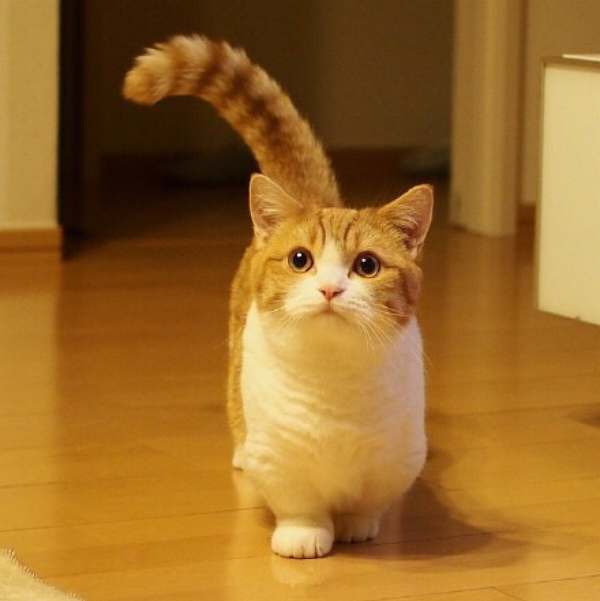
#> input picture App/detect_project/images/cat.jpeg, 1200 x 1202 px (shown at 1/2 size)
$ python -i image_preprocess.py   (imports and definitions only)
#> lines starting #> are read from the running program, lines starting #| are printed output that depends on the picture
#> further down, picture is the input picture: shape (1202, 1200, 3); mean B, G, R 40.5, 105.8, 153.7
import cv2  #opencv-python==3.4.2.16, opencv-contrib-python==3.4.2.16
import numpy as np
from PIL import Image, ImageEnhance, ImageStat
import matplotlib.pyplot as plt
from numba import jit
import os
import pyexiv2
import preprocess.image_dehaze as idh
from offlineTask.models import SingleImagePreprocessInfo, OfflineTask


# [248 lines left out: functions saveSinglePreprocess, getImgList, gamma_trans, hist_equal, hist_equal_CLAHE, hist_match and 9 more, not called in this run]


######################################################


######################################################
# 图像白平衡处理
def WhiteBlance(img, mode=1):
    """白平衡处理（默认为1均值、2灰度世界、3基于图像分析的偏色检测及颜色校正、4动态阈值）"""
#> called with mode = 1
    # 读取图像
    b, g, r = cv2.split(img)
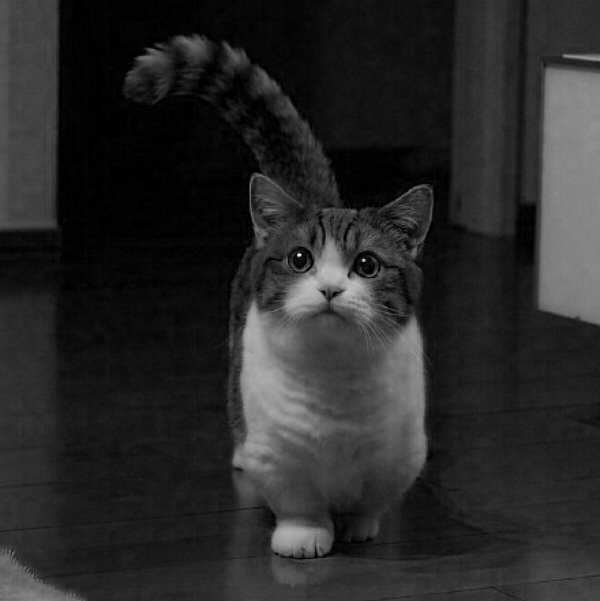
#> b: shape (1202, 1200) (shown at 1/2 size); min 0, max 246, mean 40.5
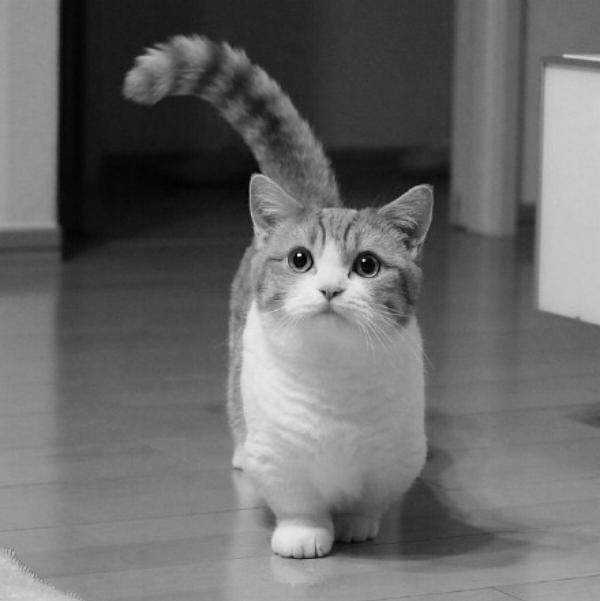
#> g: shape (1202, 1200) (shown at 1/2 size); min 0, max 248, mean 105.8
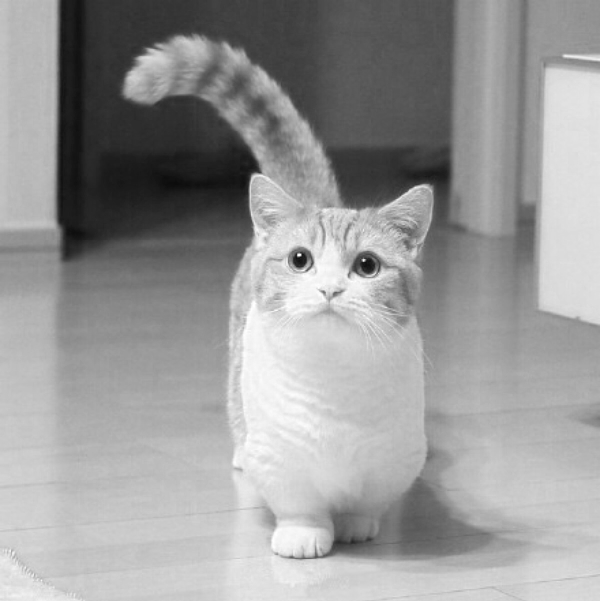
#> r: shape (1202, 1200) (shown at 1/2 size); min 8, max 255, mean 153.7
    # 均值变为三通道
    h, w, _ = img.shape
#> h = 1202; w = 1200
    if mode == 2:
        # 灰度世界假设
        b_avg, g_avg, r_avg = cv2.mean(b)[0], cv2.mean(g)[0], cv2.mean(r)[0]
        # 需要调整的RGB分量的增益
        k = (b_avg + g_avg + r_avg) / 3
        kb, kg, kr = k / b_avg, k / g_avg, k / r_avg
        ba, ga, ra = b * kb, g * kg, r * kr

        output_img = cv2.merge([ba, ga, ra])
    elif mode == 3:
        # 基于图像分析的偏色检测及颜色校正
        I_b_2, I_r_2 = np.double(b) ** 2, np.double(r) ** 2
        sum_I_b_2, sum_I_r_2 = np.sum(I_b_2), np.sum(I_r_2)
        sum_I_b, sum_I_g, sum_I_r = np.sum(b), np.sum(g), np.sum(r)
        max_I_b, max_I_g, max_I_r = np.max(b), np.max(g), np.max(r)
        max_I_b_2, max_I_r_2 = np.max(I_b_2), np.max(I_r_2)
        [u_b, v_b] = np.matmul(np.linalg.inv([[sum_I_b_2, sum_I_b], [max_I_b_2, max_I_b]]), [sum_I_g, max_I_g])
        [u_r, v_r] = np.matmul(np.linalg.inv([[sum_I_r_2, sum_I_r], [max_I_r_2, max_I_r]]), [sum_I_g, max_I_g])
        b0 = np.uint8(u_b * (np.double(b) ** 2) + v_b * b)
        r0 = np.uint8(u_r * (np.double(r) ** 2) + v_r * r)
        output_img = cv2.merge([b0, g, r0])
    elif mode == 4:
        # 动态阈值算法 ---- 白点检测和白点调整
        # 只是白点检测不是与完美反射算法相同的认为最亮的点为白点，而是通过另外的规则确定
        # [7 lines left out: function con_num, not called in this run]

        yuv_img = cv2.cvtColor(img, cv2.COLOR_BGR2YCrCb)
        # YUV空间
        (y, u, v) = cv2.split(yuv_img)
        max_y = np.max(y.flatten())
        sum_u, sum_v = np.sum(u), np.sum(v)
        avl_u, avl_v = sum_u / (h * w), sum_v / (h * w)
        du, dv = np.sum(np.abs(u - avl_u)), np.sum(np.abs(v - avl_v))
        avl_du, avl_dv = du / (h * w), dv / (h * w)
        radio = 0.5  # 如果该值过大过小，色温向两极端发展

        valuekey = np.where((np.abs(u - (avl_u + avl_du * con_num(avl_u))) < radio * avl_du)
                            | (np.abs(v - (avl_v + avl_dv * con_num(avl_v))) < radio * avl_dv))
        num_y, yhistogram = np.zeros((h, w)), np.zeros(256)
        num_y[valuekey] = np.uint8(y[valuekey])
        yhistogram = np.bincount(np.uint8(num_y[valuekey].flatten()), minlength=256)
        ysum = len(valuekey[0])
        Y = 255
        num, key = 0, 0
        while Y >= 0:
            num += yhistogram[Y]
            if num > 0.1 * ysum:  # 取前10%的亮点为计算值，如果该值过大易过曝光，该值过小调整幅度小
                key = Y
                break
            Y = Y - 1

        sumkey = np.where(num_y > key)
        sum_b, sum_g, sum_r = np.sum(b[sumkey]), np.sum(g[sumkey]), np.sum(r[sumkey])
        num_rgb = len(sumkey[0])

        b0 = np.double(b) * int(max_y) / (sum_b / num_rgb)
        g0 = np.double(g) * int(max_y) / (sum_g / num_rgb)
        r0 = np.double(r) * int(max_y) / (sum_r / num_rgb)

        output_img = cv2.merge([b0, g0, r0])
    else:
        # 默认均值  ---- 简单的求均值白平衡法
        b_avg, g_avg, r_avg = cv2.mean(b)[0], cv2.mean(g)[0], cv2.mean(r)[0]
#> b_avg = 40.51; g_avg = 105.8; r_avg = 153.7
        # 求各个通道所占增益
        k = (b_avg + g_avg + r_avg) / 3
#> k = 99.98
        kb, kg, kr = k / b_avg, k / g_avg, k / r_avg
#> kb = 2.47; kg = 0.945; kr = 0.651
        b = cv2.addWeighted(src1=b, alpha=kb, src2=0, beta=0, gamma=0)
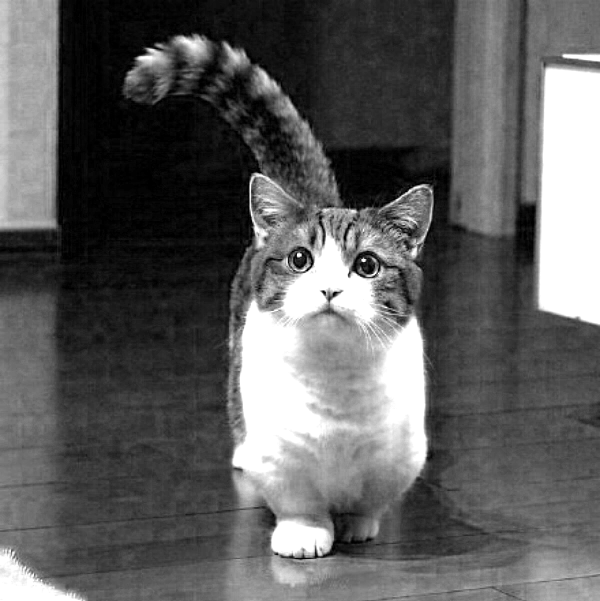
#> b: shape (1202, 1200) (shown at 1/2 size); min 0, max 255, mean 93.6
        g = cv2.addWeighted(src1=g, alpha=kg, src2=0, beta=0, gamma=0)
        r = cv2.addWeighted(src1=r, alpha=kr, src2=0, beta=0, gamma=0)
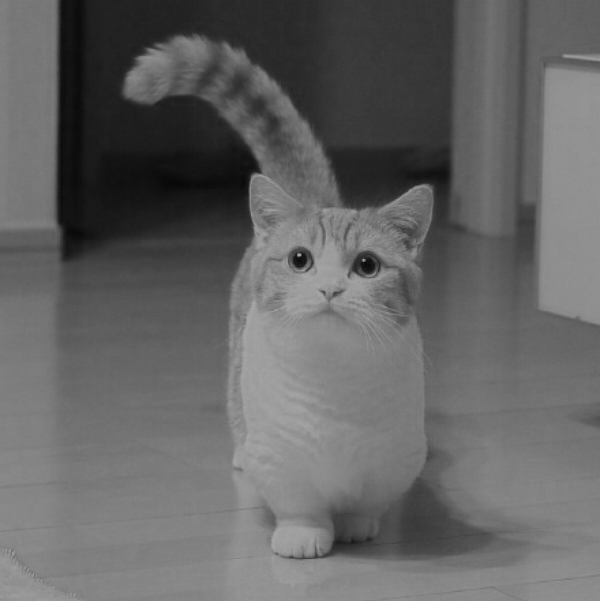
#> r: shape (1202, 1200) (shown at 1/2 size); min 5, max 166, mean 100
        output_img = cv2.merge([b, g, r])
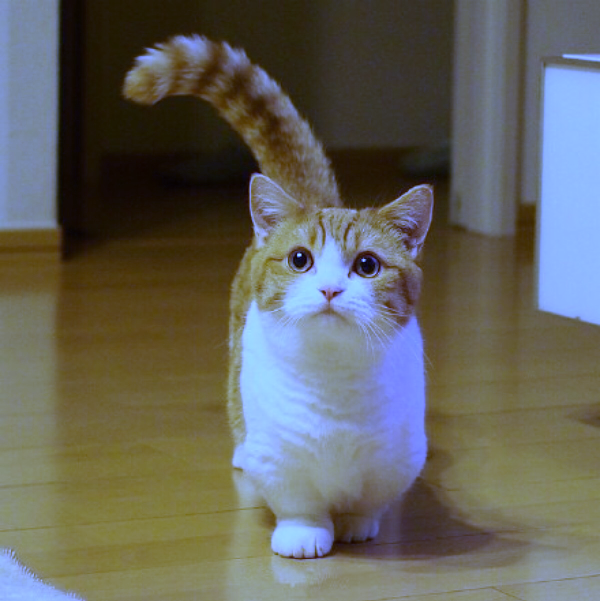
#> output_img: shape (1202, 1200, 3) (shown at 1/2 size); mean B, G, R 93.6, 100, 100
    output_img = np.uint8(np.clip(output_img, 0, 255))
    return output_img


######################################################

# [28 lines left out: functions copy_img_exif, Show_Img, not called in this run]


# [31 lines not run here, left out]

# [33 lines left out: function preprocess_handle, not called in this run]

>>> import cv2
>>> picture = cv2.imread('../App/detect_project/images/cat.jpeg')
>>> result = WhiteBlance(picture)

$ run again, on App/detect_project/images/gargouille.jpg
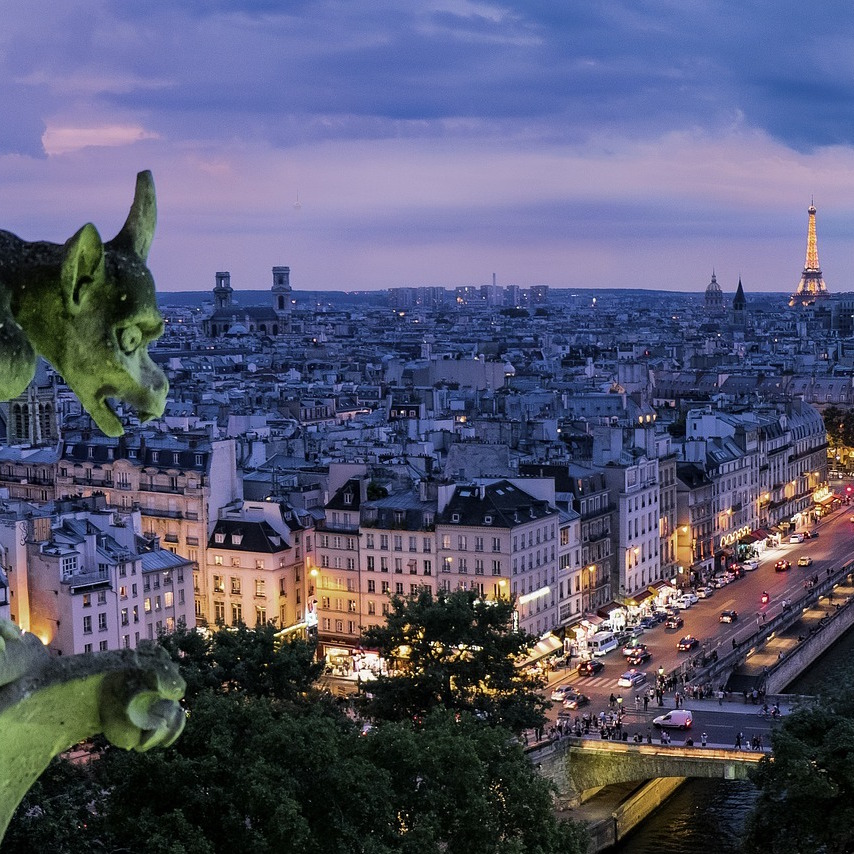
#> input picture App/detect_project/images/gargouille.jpg, 854 x 854 px
#> picture is the input picture: shape (854, 854, 3); mean B, G, R 113.3, 87.6, 86.9
#> in WhiteBlance, `b, g, r = cv2.split(img)`:
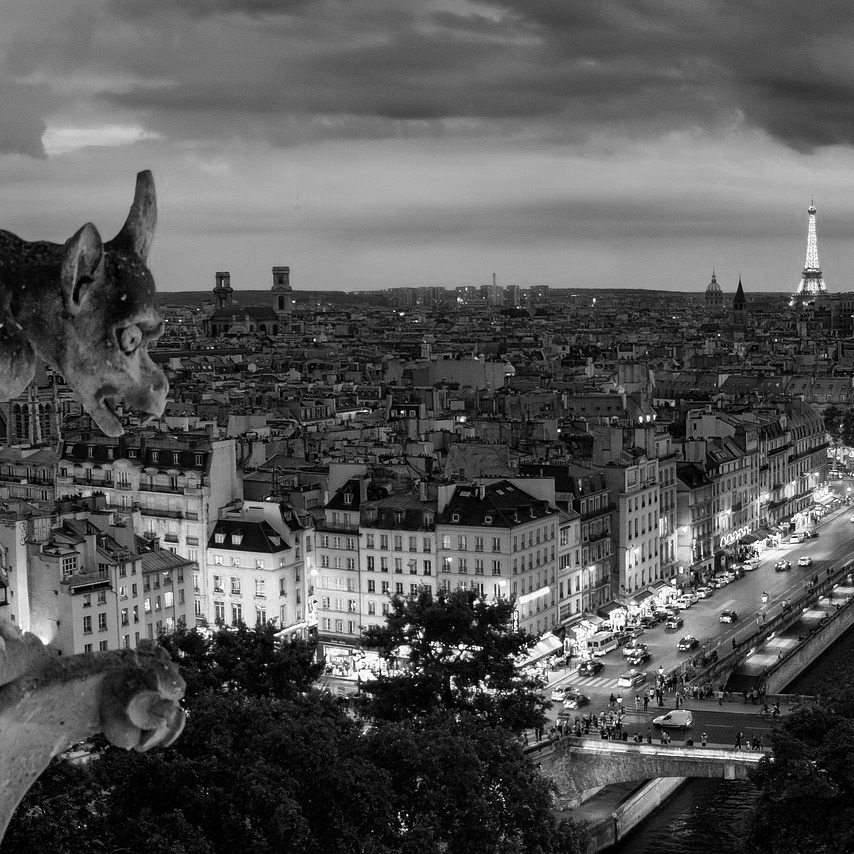
#> r: shape (854, 854); min 0, max 255, mean 86.9
#> b_avg = 113.3; g_avg = 87.64; r_avg = 86.93
#> k = 95.97
#> kb = 0.847; kg = 1.1
#> in WhiteBlance, `output_img = cv2.merge([b, g, r])`:
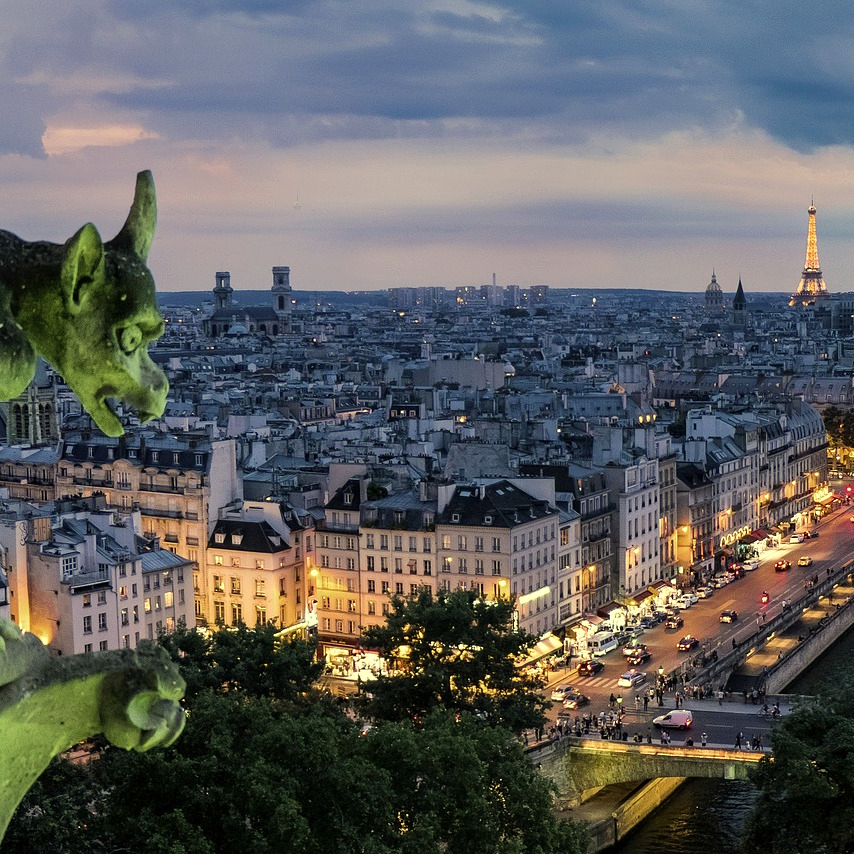
#> output_img: shape (854, 854, 3); mean B, G, R 96, 95.9, 95.8
